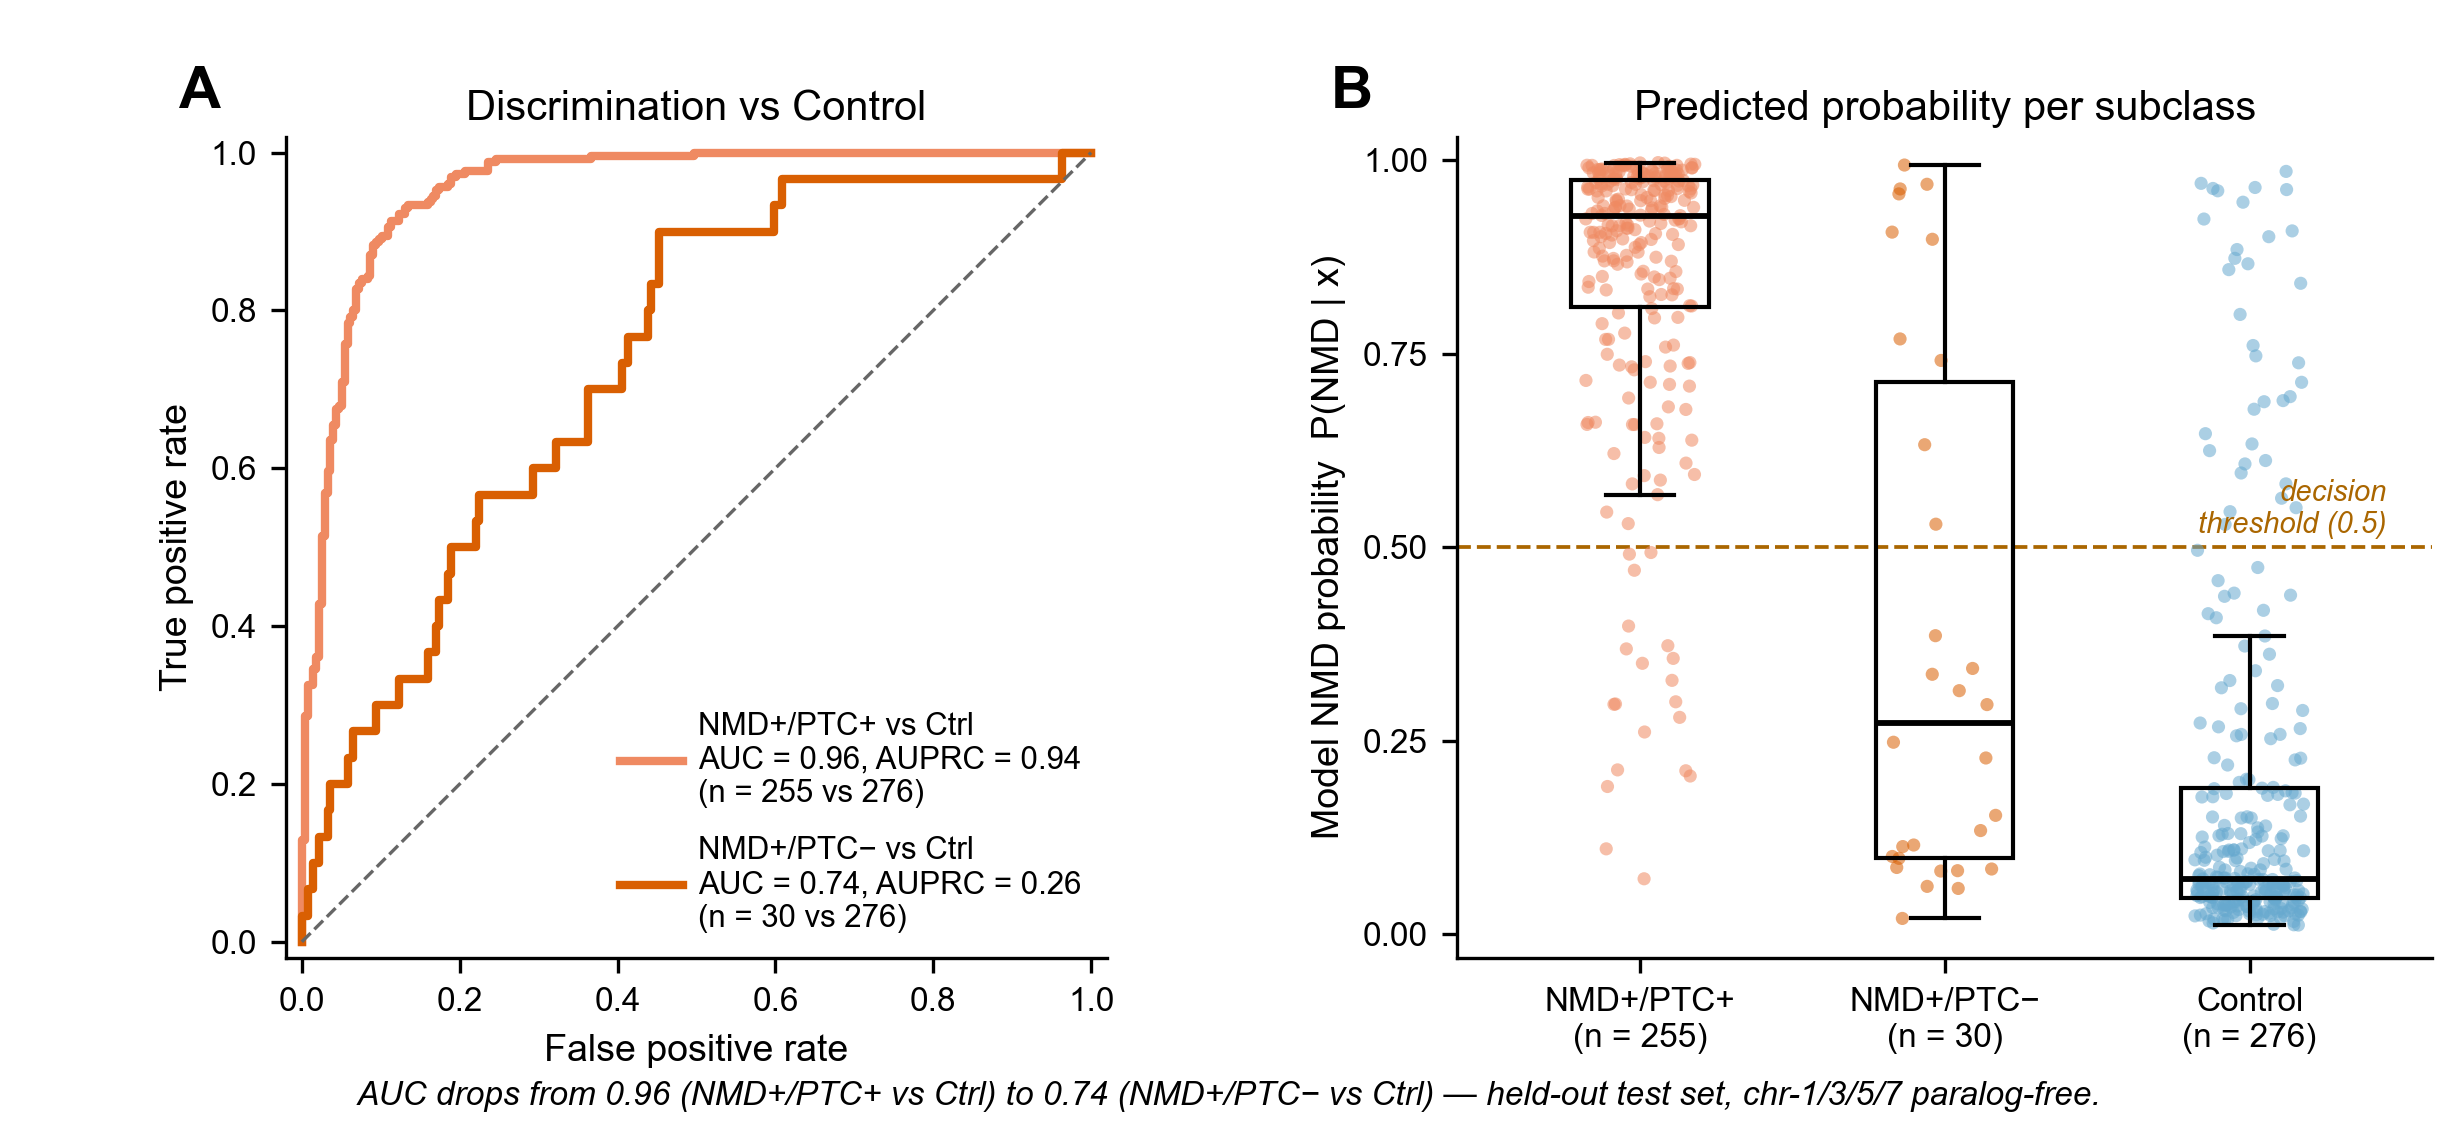

Python code for this plot:
"""
Supplemental Figure — Deep-learning NMD-call discrimination, stratified by
PTC subclass within the n = 1,166 ref-AUG-traceable subset.

Companion to the §5 manuscript sentence:

    "However, overall predictive performance was substantially lower in
     NMD+/PTC- isoforms (SFx)."

Two panels at the held-out chr-1/3/5/7 paralog-free test split:

  (A) ROC curves for two contrasts:
        — NMD+/PTC+ retained  vs  Control
        — NMD+/PTC- retained  vs  Control
      AUC and AUPRC annotated.

  (B) Per-isoform predicted NMD probability stratified by subclass
      (strip + boxplot overlay), with the 0.5 decision threshold marked.

KEY NUMBERS (from data/predprob_by_subclass_n1166.tsv):
  NMD+/PTC+ vs Control:  AUC = 0.955, AUPRC = 0.940   (n=255 vs n=276)
  NMD+/PTC- vs Control:  AUC = 0.737, AUPRC = 0.258   (n=30  vs n=276)
  Mean predicted prob:   Control 0.19, NMD+/PTC+ 0.85, NMD+/PTC- 0.39.

Scope note: test-set predictions only (chr-1/3/5/7, paralog-free). NMD+/
PTC- has n = 30 at the test split.

Data: data/predprob_by_subclass_n1166.tsv (built by sibling
PTCSubclassBranchSHAP/data_export.R).
"""

import sys
from pathlib import Path

import matplotlib.pyplot as plt
import numpy as np
import pandas as pd
from sklearn.metrics import (
    average_precision_score,
    precision_recall_curve,
    roc_auc_score,
    roc_curve,
)

HERE = Path(__file__).resolve()
LIB = HERE.parents[2] / "lib"
sys.path.insert(0, str(LIB))

try:
    from validate_figure_layout import validate_multipanel_layout
except Exception:
    validate_multipanel_layout = None

plt.rcParams["font.family"] = "sans-serif"
plt.rcParams["font.sans-serif"] = ["Arial", "Helvetica Neue", "Helvetica", "DejaVu Sans"]
plt.rcParams["pdf.fonttype"] = 42
plt.rcParams["ps.fonttype"] = 42

DATA = HERE.parent / "data" / "predprob_by_subclass_n1166.tsv"

GROUP_ORDER = ["NMD+/PTC+", "NMD+/PTC- retained", "Control"]
GROUP_LABEL = {
    "NMD+/PTC+":          "NMD+/PTC+",
    "NMD+/PTC- retained": "NMD+/PTC−",
    "Control":            "Control",
}
# Canonical NMD subgroup palette — verbatim from orf_model_report_v5.Rmd:48-50
# and project_nmd_figure_palette memory. Do NOT swap for matplotlib defaults;
# the same group must read in the same color across the whole paper.
GROUP_COLOR = {
    "NMD+/PTC+":          "#ef8a62",   # peach (= binary NMD)
    "NMD+/PTC- retained": "#d95f02",   # orange (Rmd "NMD PTC-, ref ATG retained")
    "Control":            "#67a9cf",   # blue (= binary Control)
}


def load_split():
    df = pd.read_csv(DATA, sep="\t")
    ctrl = df[df["group"] == "Control"]
    ptcp = df[df["group"] == "NMD+/PTC+"]
    ptcn = df[df["group"] == "NMD+/PTC- retained"]
    return df, ctrl, ptcp, ptcn


def contrast_metrics(pos: pd.DataFrame, neg: pd.DataFrame):
    y = np.concatenate([np.ones(len(pos)), np.zeros(len(neg))])
    p = np.concatenate([pos["prob"].values, neg["prob"].values])
    fpr, tpr, _ = roc_curve(y, p)
    auc = roc_auc_score(y, p)
    auprc = average_precision_score(y, p)
    return fpr, tpr, auc, auprc


def build_figure():
    df, ctrl, ptcp, ptcn = load_split()

    fig, (axA, axB) = plt.subplots(1, 2, figsize=(8.2, 3.8))
    fig.subplots_adjust(left=0.085, right=0.99, bottom=0.16, top=0.88, wspace=0.28)

    # ── Panel A — ROC curves
    fpr1, tpr1, auc1, aupr1 = contrast_metrics(ptcp, ctrl)
    fpr2, tpr2, auc2, aupr2 = contrast_metrics(ptcn, ctrl)
    axA.plot(fpr1, tpr1, color=GROUP_COLOR["NMD+/PTC+"], lw=2.0,
             label=f"NMD+/PTC+ vs Ctrl\nAUC = {auc1:.2f}, AUPRC = {aupr1:.2f}\n(n = {len(ptcp)} vs {len(ctrl)})")
    axA.plot(fpr2, tpr2, color=GROUP_COLOR["NMD+/PTC- retained"], lw=2.0,
             label=f"NMD+/PTC− vs Ctrl\nAUC = {auc2:.2f}, AUPRC = {aupr2:.2f}\n(n = {len(ptcn)} vs {len(ctrl)})")
    axA.plot([0, 1], [0, 1], "--", color="#666666", lw=0.8)
    axA.set_xlim(-0.02, 1.02)
    axA.set_ylim(-0.02, 1.02)
    axA.set_xticks([0, 0.2, 0.4, 0.6, 0.8, 1.0])
    axA.set_yticks([0, 0.2, 0.4, 0.6, 0.8, 1.0])
    axA.set_xlabel("False positive rate", fontsize=9)
    axA.set_ylabel("True positive rate", fontsize=9)
    axA.set_title("Discrimination vs Control", fontsize=10, pad=4)
    axA.tick_params(axis="both", labelsize=8)
    axA.legend(loc="lower right", fontsize=7.5, frameon=False, handlelength=2.0,
               handletextpad=0.5, borderaxespad=0.4, labelspacing=0.9)
    axA.spines["top"].set_visible(False)
    axA.spines["right"].set_visible(False)
    axA.set_aspect("equal")

    # ── Panel B — predicted probability per subgroup
    rng = np.random.default_rng(seed=1)
    xs = []
    ys = []
    cs = []
    positions = list(range(len(GROUP_ORDER)))
    for i, g in enumerate(GROUP_ORDER):
        vals = df.loc[df["group"] == g, "prob"].values
        jitter = rng.uniform(-0.18, 0.18, size=len(vals))
        xs.extend(i + jitter)
        ys.extend(vals)
        cs.extend([GROUP_COLOR[g]] * len(vals))
    axB.scatter(xs, ys, c=cs, s=10, alpha=0.55, edgecolor="none",
                zorder=2, rasterized=True)

    # Boxplot overlay
    bdata = [df.loc[df["group"] == g, "prob"].values for g in GROUP_ORDER]
    bp = axB.boxplot(
        bdata, positions=positions, widths=0.45,
        patch_artist=True, showfliers=False,
        boxprops=dict(facecolor="none", edgecolor="black", linewidth=1.0),
        medianprops=dict(color="black", linewidth=1.4),
        whiskerprops=dict(color="black", linewidth=1.0),
        capprops=dict(color="black", linewidth=1.0),
        zorder=3,
    )

    axB.axhline(0.5, color="#aa6600", lw=0.9, ls="--", zorder=1)
    axB.text(2.45, 0.51, "decision\nthreshold (0.5)", color="#aa6600",
             fontsize=7, ha="right", va="bottom", style="italic")
    axB.set_xticks(positions)
    axB.set_xticklabels([
        f"{GROUP_LABEL[g]}\n(n = {int((df['group'] == g).sum()):,})"
        for g in GROUP_ORDER
    ], fontsize=8)
    axB.set_xlim(-0.6, len(GROUP_ORDER) - 0.4)
    axB.set_ylim(-0.03, 1.03)
    axB.set_yticks([0, 0.25, 0.5, 0.75, 1.0])
    axB.set_ylabel("Model NMD probability  P(NMD | x)", fontsize=9)
    axB.set_title("Predicted probability per subclass", fontsize=10, pad=4)
    axB.tick_params(axis="y", labelsize=8)
    axB.spines["top"].set_visible(False)
    axB.spines["right"].set_visible(False)

    # Panel labels
    axA.text(-0.13, 1.02, "A", transform=axA.transAxes,
             fontsize=14, fontweight="bold", va="bottom", ha="left")
    axB.text(-0.13, 1.02, "B", transform=axB.transAxes,
             fontsize=14, fontweight="bold", va="bottom", ha="left")

    # Footnote
    fig.text(
        0.5, 0.025,
        f"AUC drops from {auc1:.2f} (NMD+/PTC+ vs Ctrl) to {auc2:.2f} "
        "(NMD+/PTC− vs Ctrl) — held-out test set, chr-1/3/5/7 paralog-free.",
        ha="center", va="bottom", fontsize=8, style="italic",
    )
    return fig, (axA, axB)


def main():
    fig, axes = build_figure()
    if validate_multipanel_layout is not None:
        try:
            validate_multipanel_layout(fig)
        except Exception as e:
            print(f"[validate_multipanel_layout] non-fatal: {e}")
    out = HERE.parent / "figure_s_performance_by_subclass"
    fig.savefig(f"{out}.pdf", facecolor="white")
    fig.savefig(f"{out}.png", dpi=300, facecolor="white")
    print(f"Saved: {out}.pdf and .png")


if __name__ == "__main__":
    main()
